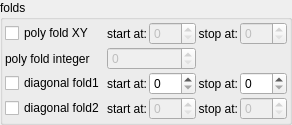
    <widget class="QGroupBox" name="groupBox_2">
     <property name="title">
      <string>folds</string>
     </property>
     <layout class="QVBoxLayout" name="verticalLayout_4" stretch="0">
      <property name="spacing">
       <number>2</number>
      </property>
      <property name="leftMargin">
       <number>2</number>
      </property>
      <property name="topMargin">
       <number>2</number>
      </property>
      <property name="rightMargin">
       <number>2</number>
      </property>
      <property name="bottomMargin">
       <number>2</number>
      </property>
      <item>
       <layout class="QGridLayout" name="gridLayout_9" columnstretch="0,0,0,0,0,0">
        <property name="spacing">
         <number>2</number>
        </property>
        <item row="3" column="5">
         <widget class="MySpinBox" name="spinboxInt_transf_stop_iterations_D">
          <property name="sizePolicy">
           <sizepolicy hsizetype="Minimum" vsizetype="Maximum">
            <horstretch>0</horstretch>
            <verstretch>0</verstretch>
           </sizepolicy>
          </property>
          <property name="maximum">
           <number>999</number>
          </property>
         </widget>
        </item>
        <item row="4" column="0">
         <widget class="MyCheckBox" name="checkBox_transf_function_enabledBy_false">
          <property name="text">
           <string notr="true">diagonal fold2</string>
          </property>
         </widget>
        </item>
        <item row="3" column="3">
         <widget class="MySpinBox" name="spinboxInt_transf_start_iterations_D">
          <property name="sizePolicy">
           <sizepolicy hsizetype="Minimum" vsizetype="Maximum">
            <horstretch>0</horstretch>
            <verstretch>0</verstretch>
           </sizepolicy>
          </property>
          <property name="maximum">
           <number>999</number>
          </property>
         </widget>
        </item>
        <item row="4" column="3">
         <widget class="MySpinBox" name="spinboxInt_transf_start_iterations_G">
          <property name="enabled">
           <bool>false</bool>
          </property>
          <property name="sizePolicy">
           <sizepolicy hsizetype="Minimum" vsizetype="Maximum">
            <horstretch>0</horstretch>
            <verstretch>0</verstretch>
           </sizepolicy>
          </property>
          <property name="maximum">
           <number>999</number>
          </property>
         </widget>
        </item>
        <item row="2" column="0">
         <widget class="QLabel" name="label_45">
          <property name="text">
           <string>poly fold integer</string>
          </property>
         </widget>
        </item>
        <item row="3" column="0">
         <widget class="MyCheckBox" name="checkBox_transf_function_enabledBy">
          <property name="text">
           <string notr="true">diagonal fold1</string>
          </property>
         </widget>
        </item>
        <item row="4" column="4">
         <widget class="QLabel" name="label_53">
          <property name="text">
           <string>stop at:</string>
          </property>
          <property name="alignment">
           <set>Qt::AlignRight|Qt::AlignTrailing|Qt::AlignVCenter</set>
          </property>
         </widget>
        </item>
        <item row="1" column="5">
         <widget class="MySpinBox" name="spinboxInt_transf_stop_iterations_J">
          <property name="enabled">
           <bool>false</bool>
          </property>
          <property name="sizePolicy">
           <sizepolicy hsizetype="Minimum" vsizetype="Maximum">
            <horstretch>0</horstretch>
            <verstretch>0</verstretch>
           </sizepolicy>
          </property>
          <property name="maximum">
           <number>999</number>
          </property>
         </widget>
        </item>
        <item row="4" column="5">
         <widget class="MySpinBox" name="spinboxInt_transf_stop_iterations_G">
          <property name="enabled">
           <bool>false</bool>
          </property>
          <property name="sizePolicy">
           <sizepolicy hsizetype="Minimum" vsizetype="Maximum">
            <horstretch>0</horstretch>
            <verstretch>0</verstretch>
           </sizepolicy>
          </property>
          <property name="maximum">
           <number>999</number>
          </property>
         </widget>
        </item>
        <item row="1" column="4">
         <widget class="QLabel" name="label_47">
          <property name="text">
           <string>stop at:</string>
          </property>
          <property name="alignment">
           <set>Qt::AlignRight|Qt::AlignTrailing|Qt::AlignVCenter</set>
          </property>
         </widget>
        </item>
        <item row="1" column="3">
         <widget class="MySpinBox" name="spinboxInt_transf_start_iterations_J">
          <property name="enabled">
           <bool>false</bool>
          </property>
          <property name="sizePolicy">
           <sizepolicy hsizetype="Minimum" vsizetype="Maximum">
            <horstretch>0</horstretch>
            <verstretch>0</verstretch>
           </sizepolicy>
          </property>
          <property name="maximum">
           <number>999</number>
          </property>
         </widget>
        </item>
        <item row="1" column="0">
         <widget class="MyCheckBox" name="checkBox_transf_function_enabledCx_false">
          <property name="font">
           <font>
            <weight>50</weight>
            <bold>false</bold>
           </font>
          </property>
          <property name="text">
           <string>poly fold XY</string>
          </property>
         </widget>
        </item>
        <item row="1" column="2">
         <widget class="QLabel" name="label_46">
          <property name="layoutDirection">
           <enum>Qt::LeftToRight</enum>
          </property>
          <property name="text">
           <string>start at:</string>
          </property>
          <property name="alignment">
           <set>Qt::AlignRight|Qt::AlignTrailing|Qt::AlignVCenter</set>
          </property>
         </widget>
        </item>
        <item row="4" column="2">
         <widget class="QLabel" name="label_52">
          <property name="layoutDirection">
           <enum>Qt::LeftToRight</enum>
          </property>
          <property name="text">
           <string>start at:</string>
          </property>
          <property name="alignment">
           <set>Qt::AlignRight|Qt::AlignTrailing|Qt::AlignVCenter</set>
          </property>
         </widget>
        </item>
        <item row="3" column="2">
         <widget class="QLabel" name="label_50">
          <property name="layoutDirection">
           <enum>Qt::LeftToRight</enum>
          </property>
          <property name="text">
           <string>start at:</string>
          </property>
          <property name="alignment">
           <set>Qt::AlignRight|Qt::AlignTrailing|Qt::AlignVCenter</set>
          </property>
         </widget>
        </item>
        <item row="3" column="4">
         <widget class="QLabel" name="label_49">
          <property name="text">
           <string>stop at:</string>
          </property>
          <property name="alignment">
           <set>Qt::AlignRight|Qt::AlignTrailing|Qt::AlignVCenter</set>
          </property>
         </widget>
        </item>
        <item row="2" column="2" colspan="2">
         <widget class="MySpinBox" name="spinboxInt_transf_int_3">
          <property name="enabled">
           <bool>false</bool>
          </property>
          <property name="sizePolicy">
           <sizepolicy hsizetype="Minimum" vsizetype="Maximum">
            <horstretch>0</horstretch>
            <verstretch>0</verstretch>
           </sizepolicy>
          </property>
          <property name="maximum">
           <number>999</number>
          </property>
         </widget>
        </item>
       </layout>
      </item>
     </layout>
    </widget>
